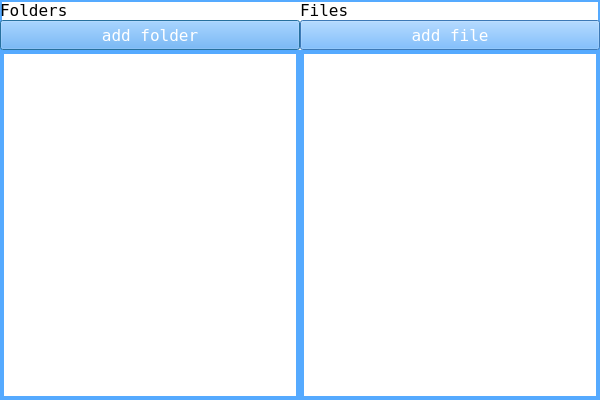
<?xml version="1.0" encoding="UTF-8"?>
<ui version="4.0">
 <class>Dialog</class>
 <widget class="QDialog" name="Dialog">
  <property name="geometry">
   <rect>
    <x>0</x>
    <y>0</y>
    <width>600</width>
    <height>400</height>
   </rect>
  </property>
  <property name="windowTitle">
   <string>Dialog</string>
  </property>
  <property name="styleSheet">
   <string notr="true">QPushButton{
background-color: rgb(85, 170, 255);
color: rgb(255, 255, 255);
}
QDialog{
color: rgb(0, 0, 0);
background: rgb(255, 255, 255);
border: 2px solid rgb(85, 170, 255);
}</string>
  </property>
  <widget class="QScrollArea" name="Area1">
   <property name="geometry">
    <rect>
     <x>0</x>
     <y>50</y>
     <width>300</width>
     <height>350</height>
    </rect>
   </property>
   <property name="styleSheet">
    <string notr="true">QWidget{
color: rgb(0, 0, 0);
background: rgb(255, 255, 255);
border: 2px solid rgb(85, 170, 255);
}
QPushButton{
background-color: rgb(3, 201, 255);
color: rgb(0, 0, 0);
border: 2px solid rgb(0, 0, 0);
font-family: Fixedsys;
}</string>
   </property>
   <property name="verticalScrollBarPolicy">
    <enum>Qt::ScrollBarAsNeeded</enum>
   </property>
   <property name="horizontalScrollBarPolicy">
    <enum>Qt::ScrollBarAsNeeded</enum>
   </property>
   <property name="sizeAdjustPolicy">
    <enum>QAbstractScrollArea::AdjustIgnored</enum>
   </property>
   <property name="widgetResizable">
    <bool>true</bool>
   </property>
   <widget class="QWidget" name="scrollAreaWidgetContents">
    <property name="geometry">
     <rect>
      <x>0</x>
      <y>0</y>
      <width>296</width>
      <height>346</height>
     </rect>
    </property>
   </widget>
  </widget>
  <widget class="QScrollArea" name="Area2">
   <property name="geometry">
    <rect>
     <x>300</x>
     <y>50</y>
     <width>300</width>
     <height>350</height>
    </rect>
   </property>
   <property name="styleSheet">
    <string notr="true">QWidget{
color: rgb(0, 0, 0);
background: rgb(255, 255, 255);
border: 2px solid rgb(85, 170, 255);
}
QPushButton{
background-color: rgb(255, 255, 255);
color: rgb(0, 0, 0);
border: 2px solid rgb(0, 0, 0);
font-family: Fixedsys;
}</string>
   </property>
   <property name="widgetResizable">
    <bool>true</bool>
   </property>
   <widget class="QWidget" name="scrollAreaWidgetContents_2">
    <property name="geometry">
     <rect>
      <x>0</x>
      <y>0</y>
      <width>296</width>
      <height>346</height>
     </rect>
    </property>
   </widget>
  </widget>
  <widget class="QLabel" name="label">
   <property name="geometry">
    <rect>
     <x>0</x>
     <y>0</y>
     <width>300</width>
     <height>20</height>
    </rect>
   </property>
   <property name="font">
    <font>
     <family>Terminal</family>
     <pointsize>12</pointsize>
    </font>
   </property>
   <property name="text">
    <string>Folders</string>
   </property>
  </widget>
  <widget class="QLabel" name="label_2">
   <property name="geometry">
    <rect>
     <x>300</x>
     <y>0</y>
     <width>300</width>
     <height>20</height>
    </rect>
   </property>
   <property name="font">
    <font>
     <family>Terminal</family>
     <pointsize>12</pointsize>
    </font>
   </property>
   <property name="text">
    <string>Files</string>
   </property>
  </widget>
  <widget class="QPushButton" name="addfolder">
   <property name="geometry">
    <rect>
     <x>0</x>
     <y>20</y>
     <width>300</width>
     <height>30</height>
    </rect>
   </property>
   <property name="font">
    <font>
     <family>Terminal</family>
     <pointsize>12</pointsize>
    </font>
   </property>
   <property name="styleSheet">
    <string notr="true">background: rgb(85, 170, 255);</string>
   </property>
   <property name="text">
    <string>add folder</string>
   </property>
  </widget>
  <widget class="QPushButton" name="addfile">
   <property name="geometry">
    <rect>
     <x>300</x>
     <y>20</y>
     <width>300</width>
     <height>30</height>
    </rect>
   </property>
   <property name="font">
    <font>
     <family>Terminal</family>
     <pointsize>12</pointsize>
    </font>
   </property>
   <property name="styleSheet">
    <string notr="true">background: rgb(85, 170, 255);</string>
   </property>
   <property name="text">
    <string>add file</string>
   </property>
  </widget>
 </widget>
 <resources/>
 <connections/>
</ui>
